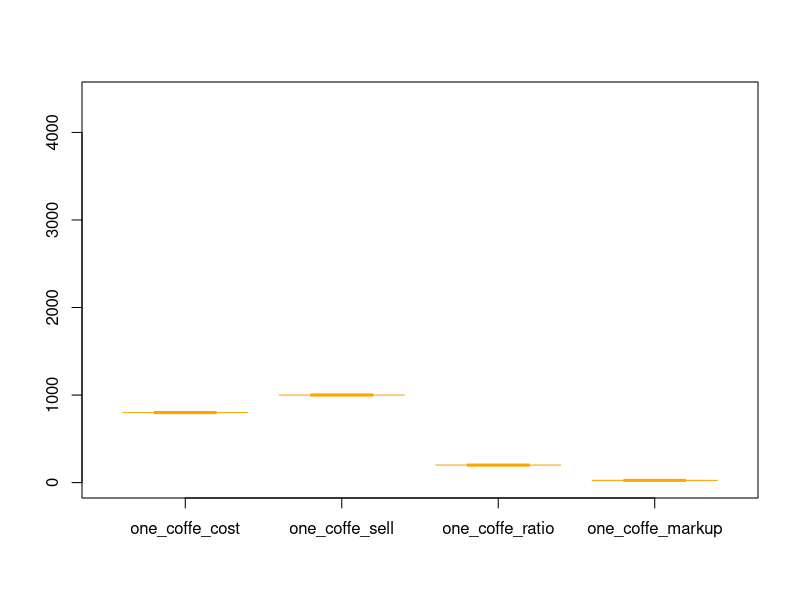
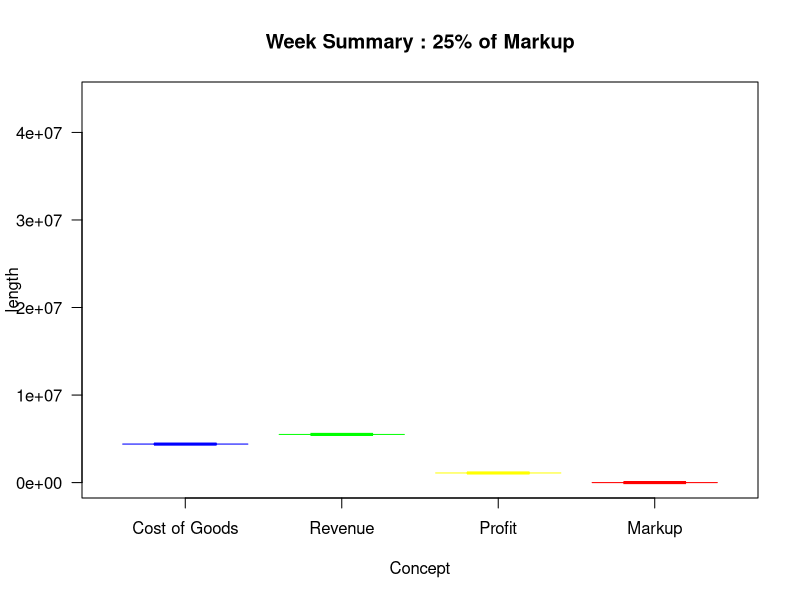

Recreate these plots in R, in order.
## ---- chunk 1
knitr::opts_chunk$set(comment = NA)
## ---- chunk 2
library(tidyverse)
library(ggplot2)

## ---- chunk 3
one_coffe_cost <- 800
one_coffe_sell <- 1000
one_coffe_ratio <- 200
one_coffe_markup <- one_coffe_ratio/one_coffe_cost*100

per_coffe_markup <- data.frame(one_coffe_cost = c(800),
                   one_coffe_sell = c(1000),
                   one_coffe_ratio = c(one_coffe_sell-one_coffe_cost),
                   one_coffe_markup = c(one_coffe_ratio/one_coffe_cost*100))
per_coffe_markup
## ---- chunk 4
boxplot(per_coffe_markup, notch = TRUE, border = "Orange", ylim = c(0,4400))
## ---- chunk 5

c <- 800 # cost (one_coffe_cost)
p <- 1000 # p price (one_coffe_sell)
q <- 5500 # q quantity or revenue

## ---- chunk 6

COGS <- q*c # Cost of goods sold 4.400.000
COGS
revenue <- p*q # 5.500.000
revenue
Gross_Profit <- revenue - COGS # 5.500.000 - 4.400.000
Gross_Profit
Gross_Profit/COGS # This is the week markup

## ---- chunk 7

week_markup <- data.frame(c_cost = c(800),
                   p_price = c(1000),
                   q_quantity = c(5500),
                   COGS = c(q*c),
                   revenue = c(p*q),
                   gross_profit = c(revenue - COGS),
                   weekmarkup = c(100*(revenue-COGS)/COGS))
week_markup

## ---- chunk 8

boxplot(week_markup %>% select("COGS", "revenue", "gross_profit", "weekmarkup"), 
        norch = T, 
        border = c("Blue", "Green", "Yellow", "Red"),
        main = "Week Summary : 25% of Markup",
        ylab = "length",
        xlab = "Concept",
        ylim = c(0,44000000), notch = T, las = 1, names = c("Cost of Goods", "Revenue", "Profit", "Markup")) #las 1 or 2

